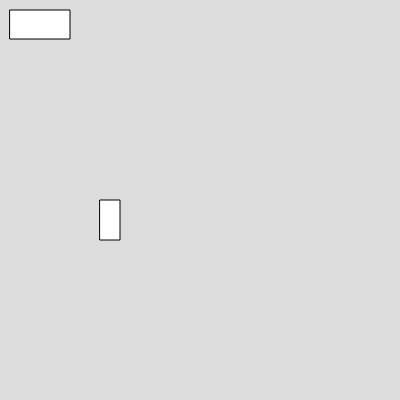
Frame 1 (no input)
Frame 60 (no input): identical to frame 1, image omitted
Frame 120 (the mouse pressed at the canvas centre since frame 60): identical to frame 1, image omitted

The p5.js sketch that drew this single still picture (run headless with seeded random() and noise() and a simulated clock; from frame 60 on, the mouse is pressed at the canvas centre):

// p5.js sketch
// ── sketch.js
var box1,box2;

function setup() 
{
  createCanvas(400, 400);
  box1 = new Box(100,200,20,40);
   box2 = new Box(10,10,60,29)
}

function draw() 
{
  background(220);
  box1.show()
  box2.show()
}


// ── box.js
class Box
  {
    constructor(x,y,w,h){
      this.x = x;
      this.y = y;
      this.w= w
      this.h=h
    }
  
    show(){
    rect(this.x,this.y,this.w,this.h)
    }
  }

   
